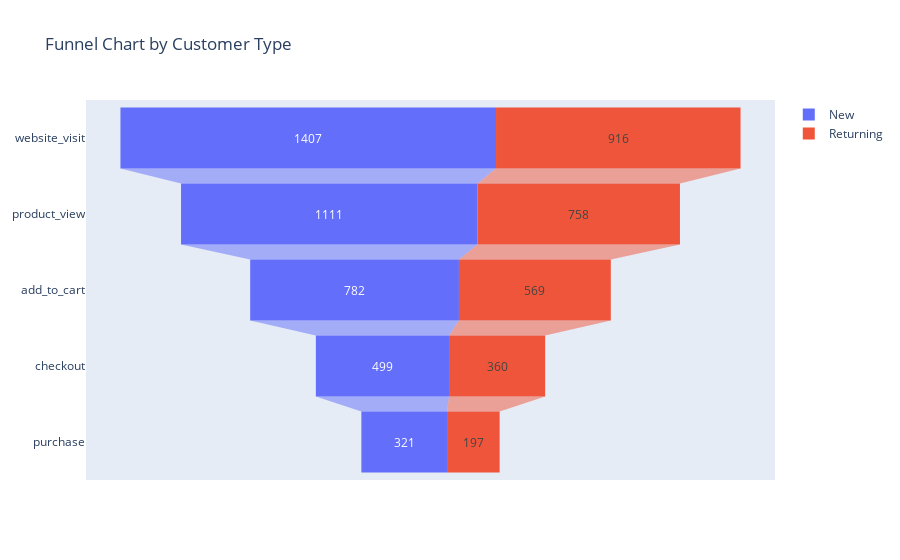

The notebook cell this image was saved under:
### Code cell
from plotly import graph_objects as go

# group by customer_type
funnel_by_customer = data.groupby("customer_type")[["website_visit","product_view","add_to_cart","checkout","purchase"]].sum().T

fig = go.Figure()

for cust in funnel_by_customer.columns:
    fig.add_trace(go.Funnel(
        name=cust,
        y=funnel_by_customer.index,
        x=funnel_by_customer[cust]
    ))

fig.update_layout(title="Funnel Chart by Customer Type")
fig.show()

### Figure 1 — Plotly figure (JSON) as saved in the notebook; plotly's stock layout.template omitted (floating-point values rounded to 4 significant figures)
{"data": [{"name": "New", "type": "funnel", "x": [1407, 1111, 782, 499, 321], "y": ["website_visit", "product_view", "add_to_cart", "checkout", "purchase"]}, {"name": "Returning", "type": "funnel", "x": [916, 758, 569, 360, 197], "y": ["website_visit", "product_view", "add_to_cart", "checkout", "purchase"]}], "layout": {"title": {"text": "Funnel Chart by Customer Type"}}}
